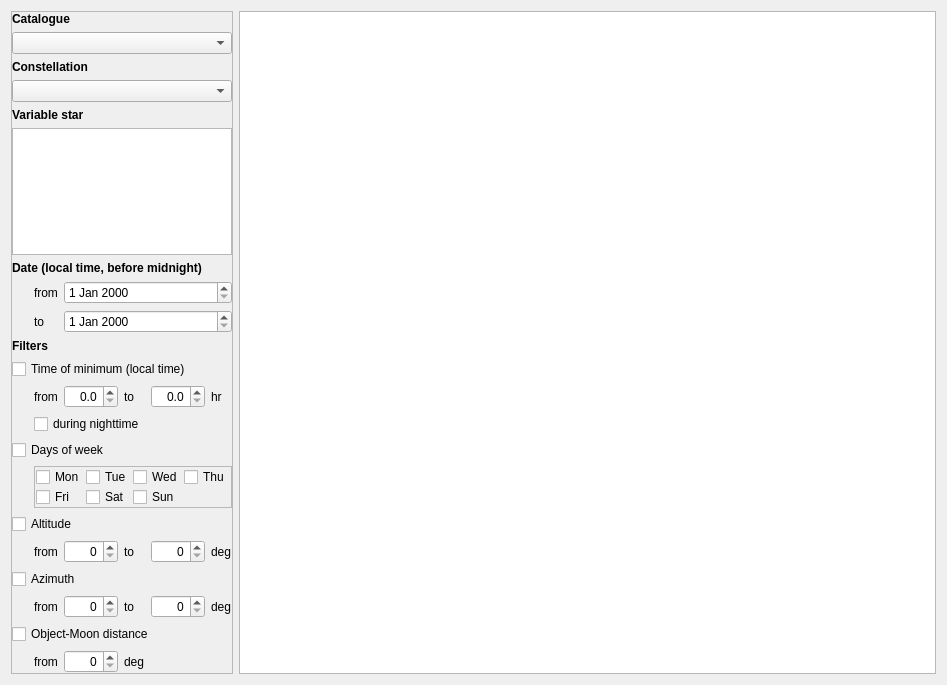
<?xml version="1.0" encoding="UTF-8"?>
<ui version="4.0">
 <class>CStarEphemerisTab</class>
 <widget class="QWidget" name="CStarEphemerisTab">
  <property name="geometry">
   <rect>
    <x>0</x>
    <y>0</y>
    <width>947</width>
    <height>685</height>
   </rect>
  </property>
  <property name="windowTitle">
   <string>Form</string>
  </property>
  <layout class="QHBoxLayout" name="horizontalLayout">
   <item>
    <widget class="QFrame" name="toolBox">
     <property name="frameShape">
      <enum>QFrame::StyledPanel</enum>
     </property>
     <property name="frameShadow">
      <enum>QFrame::Raised</enum>
     </property>
     <layout class="QVBoxLayout" name="verticalLayout_2">
      <property name="leftMargin">
       <number>0</number>
      </property>
      <property name="topMargin">
       <number>0</number>
      </property>
      <property name="rightMargin">
       <number>0</number>
      </property>
      <property name="bottomMargin">
       <number>0</number>
      </property>
      <item>
       <widget class="QLabel" name="catalogLabel">
        <property name="font">
         <font>
          <bold>true</bold>
         </font>
        </property>
        <property name="text">
         <string>Catalogue</string>
        </property>
       </widget>
      </item>
      <item>
       <widget class="QComboBox" name="catalogCombo"/>
      </item>
      <item>
       <widget class="QLabel" name="consLabel">
        <property name="font">
         <font>
          <bold>true</bold>
         </font>
        </property>
        <property name="text">
         <string>Constellation</string>
        </property>
       </widget>
      </item>
      <item>
       <widget class="QComboBox" name="consCombo"/>
      </item>
      <item>
       <widget class="QLabel" name="varsLabel">
        <property name="font">
         <font>
          <bold>true</bold>
         </font>
        </property>
        <property name="text">
         <string>Variable star</string>
        </property>
       </widget>
      </item>
      <item>
       <widget class="QListWidget" name="varsList">
        <property name="sizePolicy">
         <sizepolicy hsizetype="Preferred" vsizetype="Preferred">
          <horstretch>0</horstretch>
          <verstretch>0</verstretch>
         </sizepolicy>
        </property>
        <property name="maximumSize">
         <size>
          <width>220</width>
          <height>16777215</height>
         </size>
        </property>
       </widget>
      </item>
      <item>
       <widget class="QLabel" name="dateLabel">
        <property name="font">
         <font>
          <bold>true</bold>
         </font>
        </property>
        <property name="text">
         <string>Date (local time, before midnight)</string>
        </property>
       </widget>
      </item>
      <item>
       <layout class="QGridLayout" name="gridLayout_2">
        <item row="1" column="1">
         <widget class="QLabel" name="dateToLabel">
          <property name="sizePolicy">
           <sizepolicy hsizetype="Fixed" vsizetype="Preferred">
            <horstretch>0</horstretch>
            <verstretch>0</verstretch>
           </sizepolicy>
          </property>
          <property name="text">
           <string>to</string>
          </property>
         </widget>
        </item>
        <item row="0" column="1">
         <widget class="QLabel" name="dateFromLabel">
          <property name="sizePolicy">
           <sizepolicy hsizetype="Fixed" vsizetype="Preferred">
            <horstretch>0</horstretch>
            <verstretch>0</verstretch>
           </sizepolicy>
          </property>
          <property name="text">
           <string>from</string>
          </property>
         </widget>
        </item>
        <item row="1" column="2">
         <widget class="QDateEdit" name="dateToEdit"/>
        </item>
        <item row="0" column="2">
         <widget class="QDateEdit" name="dateFromEdit"/>
        </item>
        <item row="0" column="0">
         <widget class="QLabel" name="spacerLabel">
          <property name="minimumSize">
           <size>
            <width>16</width>
            <height>0</height>
           </size>
          </property>
          <property name="maximumSize">
           <size>
            <width>16</width>
            <height>16777215</height>
           </size>
          </property>
          <property name="text">
           <string/>
          </property>
         </widget>
        </item>
       </layout>
      </item>
      <item>
       <widget class="QLabel" name="filtersLabel">
        <property name="font">
         <font>
          <bold>true</bold>
         </font>
        </property>
        <property name="text">
         <string>Filters</string>
        </property>
       </widget>
      </item>
      <item>
       <layout class="QGridLayout" name="gridLayout">
        <item row="5" column="0" colspan="6">
         <widget class="QCheckBox" name="altChec">
          <property name="text">
           <string>Altitude</string>
          </property>
         </widget>
        </item>
        <item row="1" column="5">
         <widget class="QLabel" name="timeUnitLabel">
          <property name="text">
           <string>hr</string>
          </property>
         </widget>
        </item>
        <item row="6" column="4">
         <widget class="QSpinBox" name="altToEdit">
          <property name="alignment">
           <set>Qt::AlignRight|Qt::AlignTrailing|Qt::AlignVCenter</set>
          </property>
          <property name="maximum">
           <number>90</number>
          </property>
         </widget>
        </item>
        <item row="0" column="0" colspan="6">
         <widget class="QCheckBox" name="timeCheck">
          <property name="text">
           <string>Time of minimum (local time)</string>
          </property>
         </widget>
        </item>
        <item row="3" column="0" colspan="6">
         <widget class="QCheckBox" name="dowCheck">
          <property name="text">
           <string>Days of week</string>
          </property>
         </widget>
        </item>
        <item row="1" column="3">
         <widget class="QLabel" name="timeToLabel">
          <property name="text">
           <string>to</string>
          </property>
         </widget>
        </item>
        <item row="4" column="1" colspan="5">
         <widget class="QFrame" name="frame">
          <property name="frameShape">
           <enum>QFrame::StyledPanel</enum>
          </property>
          <property name="frameShadow">
           <enum>QFrame::Raised</enum>
          </property>
          <layout class="QGridLayout" name="gridLayout_3">
           <property name="leftMargin">
            <number>0</number>
           </property>
           <property name="topMargin">
            <number>0</number>
           </property>
           <property name="rightMargin">
            <number>0</number>
           </property>
           <property name="bottomMargin">
            <number>0</number>
           </property>
           <property name="spacing">
            <number>0</number>
           </property>
           <item row="0" column="1">
            <widget class="QCheckBox" name="dowTuesdayCheck">
             <property name="sizePolicy">
              <sizepolicy hsizetype="Fixed" vsizetype="Fixed">
               <horstretch>0</horstretch>
               <verstretch>0</verstretch>
              </sizepolicy>
             </property>
             <property name="text">
              <string>Tue</string>
             </property>
            </widget>
           </item>
           <item row="1" column="0">
            <widget class="QCheckBox" name="dowFridayCheck">
             <property name="sizePolicy">
              <sizepolicy hsizetype="Fixed" vsizetype="Fixed">
               <horstretch>0</horstretch>
               <verstretch>0</verstretch>
              </sizepolicy>
             </property>
             <property name="text">
              <string>Fri</string>
             </property>
            </widget>
           </item>
           <item row="0" column="0">
            <widget class="QCheckBox" name="dowMondayCheck">
             <property name="sizePolicy">
              <sizepolicy hsizetype="Fixed" vsizetype="Fixed">
               <horstretch>0</horstretch>
               <verstretch>0</verstretch>
              </sizepolicy>
             </property>
             <property name="text">
              <string>Mon</string>
             </property>
            </widget>
           </item>
           <item row="1" column="1">
            <widget class="QCheckBox" name="dowSaturdayCheck">
             <property name="sizePolicy">
              <sizepolicy hsizetype="Fixed" vsizetype="Fixed">
               <horstretch>0</horstretch>
               <verstretch>0</verstretch>
              </sizepolicy>
             </property>
             <property name="text">
              <string>Sat</string>
             </property>
            </widget>
           </item>
           <item row="0" column="2">
            <widget class="QCheckBox" name="dowWednesdayCheck">
             <property name="sizePolicy">
              <sizepolicy hsizetype="Fixed" vsizetype="Fixed">
               <horstretch>0</horstretch>
               <verstretch>0</verstretch>
              </sizepolicy>
             </property>
             <property name="text">
              <string>Wed</string>
             </property>
            </widget>
           </item>
           <item row="1" column="2">
            <widget class="QCheckBox" name="dowSundayCheck">
             <property name="sizePolicy">
              <sizepolicy hsizetype="Fixed" vsizetype="Fixed">
               <horstretch>0</horstretch>
               <verstretch>0</verstretch>
              </sizepolicy>
             </property>
             <property name="text">
              <string>Sun</string>
             </property>
            </widget>
           </item>
           <item row="0" column="3">
            <widget class="QCheckBox" name="dowThursdayCheck">
             <property name="sizePolicy">
              <sizepolicy hsizetype="Fixed" vsizetype="Fixed">
               <horstretch>0</horstretch>
               <verstretch>0</verstretch>
              </sizepolicy>
             </property>
             <property name="text">
              <string>Thu</string>
             </property>
            </widget>
           </item>
          </layout>
         </widget>
        </item>
        <item row="2" column="1" colspan="5">
         <widget class="QCheckBox" name="nightCheck">
          <property name="text">
           <string>during nighttime</string>
          </property>
         </widget>
        </item>
        <item row="6" column="1">
         <widget class="QLabel" name="altFromLabel">
          <property name="sizePolicy">
           <sizepolicy hsizetype="Fixed" vsizetype="Preferred">
            <horstretch>0</horstretch>
            <verstretch>0</verstretch>
           </sizepolicy>
          </property>
          <property name="text">
           <string>from</string>
          </property>
         </widget>
        </item>
        <item row="1" column="4">
         <widget class="QDoubleSpinBox" name="timeToEdit">
          <property name="alignment">
           <set>Qt::AlignRight|Qt::AlignTrailing|Qt::AlignVCenter</set>
          </property>
          <property name="decimals">
           <number>1</number>
          </property>
          <property name="maximum">
           <double>24.000000000000000</double>
          </property>
          <property name="singleStep">
           <double>0.500000000000000</double>
          </property>
         </widget>
        </item>
        <item row="6" column="5">
         <widget class="QLabel" name="altUnitLabel">
          <property name="sizePolicy">
           <sizepolicy hsizetype="Fixed" vsizetype="Preferred">
            <horstretch>0</horstretch>
            <verstretch>0</verstretch>
           </sizepolicy>
          </property>
          <property name="text">
           <string>deg</string>
          </property>
         </widget>
        </item>
        <item row="1" column="2">
         <widget class="QDoubleSpinBox" name="timeFromEdit">
          <property name="alignment">
           <set>Qt::AlignRight|Qt::AlignTrailing|Qt::AlignVCenter</set>
          </property>
          <property name="decimals">
           <number>1</number>
          </property>
          <property name="maximum">
           <double>24.000000000000000</double>
          </property>
          <property name="singleStep">
           <double>0.500000000000000</double>
          </property>
         </widget>
        </item>
        <item row="1" column="1">
         <widget class="QLabel" name="timeFromLabel">
          <property name="text">
           <string>from</string>
          </property>
         </widget>
        </item>
        <item row="1" column="0">
         <widget class="QLabel" name="spacerLabel_2">
          <property name="minimumSize">
           <size>
            <width>16</width>
            <height>0</height>
           </size>
          </property>
          <property name="maximumSize">
           <size>
            <width>16</width>
            <height>16777215</height>
           </size>
          </property>
          <property name="text">
           <string/>
          </property>
         </widget>
        </item>
        <item row="6" column="3">
         <widget class="QLabel" name="altToLabel">
          <property name="sizePolicy">
           <sizepolicy hsizetype="Fixed" vsizetype="Preferred">
            <horstretch>0</horstretch>
            <verstretch>0</verstretch>
           </sizepolicy>
          </property>
          <property name="text">
           <string>to</string>
          </property>
         </widget>
        </item>
        <item row="8" column="3">
         <widget class="QLabel" name="aziToLabel">
          <property name="sizePolicy">
           <sizepolicy hsizetype="Fixed" vsizetype="Preferred">
            <horstretch>0</horstretch>
            <verstretch>0</verstretch>
           </sizepolicy>
          </property>
          <property name="text">
           <string>to</string>
          </property>
         </widget>
        </item>
        <item row="8" column="5">
         <widget class="QLabel" name="aziUnitLabel">
          <property name="sizePolicy">
           <sizepolicy hsizetype="Fixed" vsizetype="Preferred">
            <horstretch>0</horstretch>
            <verstretch>0</verstretch>
           </sizepolicy>
          </property>
          <property name="text">
           <string>deg</string>
          </property>
         </widget>
        </item>
        <item row="10" column="2">
         <widget class="QSpinBox" name="omdFromEdit">
          <property name="alignment">
           <set>Qt::AlignRight|Qt::AlignTrailing|Qt::AlignVCenter</set>
          </property>
          <property name="maximum">
           <number>180</number>
          </property>
          <property name="singleStep">
           <number>5</number>
          </property>
         </widget>
        </item>
        <item row="10" column="3">
         <widget class="QLabel" name="omdUnitLabel">
          <property name="sizePolicy">
           <sizepolicy hsizetype="Fixed" vsizetype="Preferred">
            <horstretch>0</horstretch>
            <verstretch>0</verstretch>
           </sizepolicy>
          </property>
          <property name="text">
           <string>deg</string>
          </property>
         </widget>
        </item>
        <item row="10" column="1">
         <widget class="QLabel" name="omdFromLabel">
          <property name="sizePolicy">
           <sizepolicy hsizetype="Fixed" vsizetype="Preferred">
            <horstretch>0</horstretch>
            <verstretch>0</verstretch>
           </sizepolicy>
          </property>
          <property name="text">
           <string>from</string>
          </property>
         </widget>
        </item>
        <item row="8" column="1">
         <widget class="QLabel" name="aziFromLabel">
          <property name="sizePolicy">
           <sizepolicy hsizetype="Fixed" vsizetype="Preferred">
            <horstretch>0</horstretch>
            <verstretch>0</verstretch>
           </sizepolicy>
          </property>
          <property name="text">
           <string>from</string>
          </property>
         </widget>
        </item>
        <item row="8" column="2">
         <widget class="QSpinBox" name="aziFromEdit">
          <property name="alignment">
           <set>Qt::AlignRight|Qt::AlignTrailing|Qt::AlignVCenter</set>
          </property>
          <property name="maximum">
           <number>360</number>
          </property>
          <property name="singleStep">
           <number>45</number>
          </property>
         </widget>
        </item>
        <item row="8" column="4">
         <widget class="QSpinBox" name="aziToEdit">
          <property name="alignment">
           <set>Qt::AlignRight|Qt::AlignTrailing|Qt::AlignVCenter</set>
          </property>
          <property name="maximum">
           <number>360</number>
          </property>
          <property name="singleStep">
           <number>45</number>
          </property>
         </widget>
        </item>
        <item row="9" column="0" colspan="6">
         <widget class="QCheckBox" name="omdCheck">
          <property name="text">
           <string>Object-Moon distance</string>
          </property>
         </widget>
        </item>
        <item row="7" column="0" colspan="6">
         <widget class="QCheckBox" name="aziCheck">
          <property name="text">
           <string>Azimuth</string>
          </property>
         </widget>
        </item>
        <item row="6" column="2">
         <widget class="QSpinBox" name="altFromEdit">
          <property name="alignment">
           <set>Qt::AlignRight|Qt::AlignTrailing|Qt::AlignVCenter</set>
          </property>
          <property name="maximum">
           <number>90</number>
          </property>
         </widget>
        </item>
       </layout>
      </item>
     </layout>
    </widget>
   </item>
   <item>
    <widget class="QFrame" name="mainFrame">
     <property name="sizePolicy">
      <sizepolicy hsizetype="Expanding" vsizetype="Expanding">
       <horstretch>0</horstretch>
       <verstretch>0</verstretch>
      </sizepolicy>
     </property>
     <property name="minimumSize">
      <size>
       <width>1</width>
       <height>1</height>
      </size>
     </property>
     <layout class="QVBoxLayout" name="verticalLayout">
      <property name="spacing">
       <number>0</number>
      </property>
      <property name="leftMargin">
       <number>0</number>
      </property>
      <property name="topMargin">
       <number>0</number>
      </property>
      <property name="rightMargin">
       <number>0</number>
      </property>
      <property name="bottomMargin">
       <number>0</number>
      </property>
      <item>
       <widget class="QTableView" name="tableView"/>
      </item>
     </layout>
    </widget>
   </item>
  </layout>
 </widget>
 <resources/>
 <connections/>
</ui>
